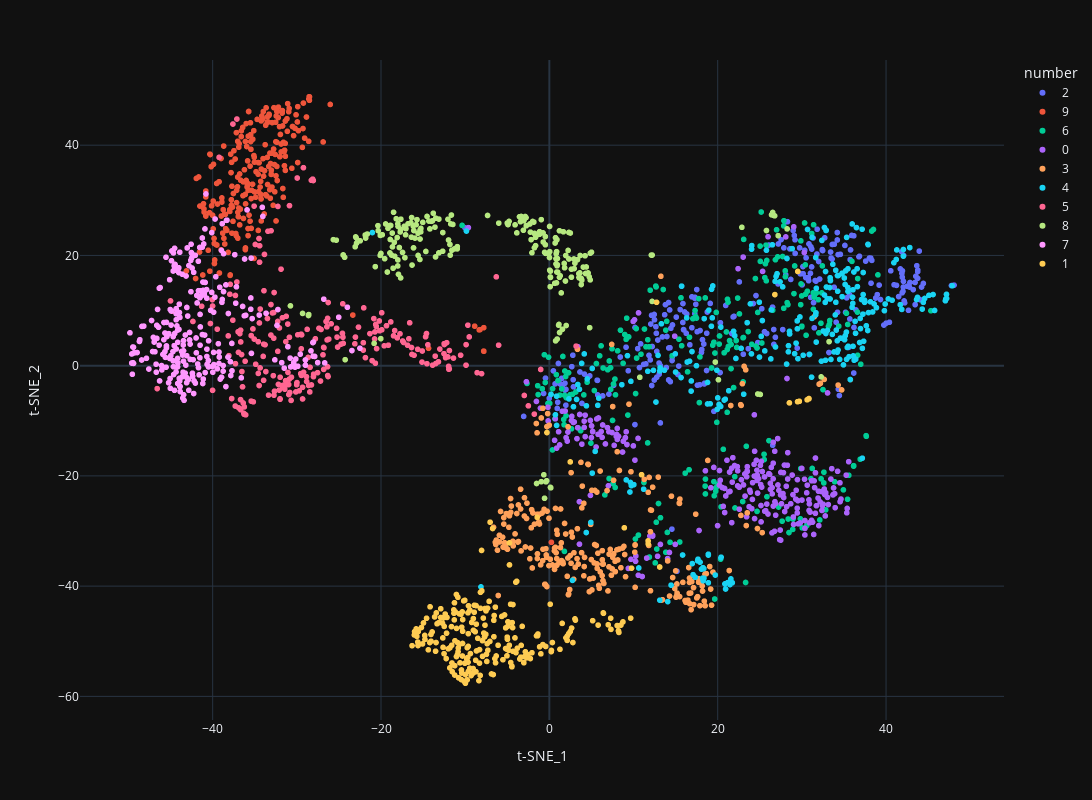

Here is the notebook cell this chart was saved with:
### Markdown cell above
#### 8.2. Вывод интерактивной визуализации

### Code cell
fig = px.scatter( 
  df,
  x='t-SNE_1', y='t-SNE_2',
  color = 'number',
  labels={'color': 'number'},
  hover_data=[df.index]
)

fig.update_layout(
  height=800,
  width=1400,
  template = "plotly_dark"
)

fig.update_traces(textposition='top center')
fig.show()

### Figure 1 — Plotly figure (JSON) as saved in the notebook; plotly's stock layout.template omitted (floating-point values rounded to 4 significant figures; data arrays with more than 128 entries replaced by an {"elided": "..."} marker saying what was removed)
{"data": [{"customdata": {"elided": "254x1 int values"}, "hovertemplate": "number=2<br>t-SNE_1=%{x}<br>t-SNE_2=%{y}<br>index=%{customdata[0]}<extra></extra>", "legendgroup": "2", "marker": {"color": "#636efa", "symbol": "circle"}, "mode": "markers", "name": "2", "showlegend": true, "textposition": "top center", "type": "scattergl", "x": {"elided": "254 float values"}, "xaxis": "x", "y": {"elided": "254 float values"}, "yaxis": "y"}, {"customdata": {"elided": "243x1 int values"}, "hovertemplate": "number=9<br>t-SNE_1=%{x}<br>t-SNE_2=%{y}<br>index=%{customdata[0]}<extra></extra>", "legendgroup": "9", "marker": {"color": "#EF553B", "symbol": "circle"}, "mode": "markers", "name": "9", "showlegend": true, "textposition": "top center", "type": "scattergl", "x": {"elided": "243 float values"}, "xaxis": "x", "y": {"elided": "243 float values"}, "yaxis": "y"}, {"customdata": {"elided": "250x1 int values"}, "hovertemplate": "number=6<br>t-SNE_1=%{x}<br>t-SNE_2=%{y}<br>index=%{customdata[0]}<extra></extra>", "legendgroup": "6", "marker": {"color": "#00cc96", "symbol": "circle"}, "mode": "markers", "name": "6", "showlegend": true, "textposition": "top center", "type": "scattergl", "x": {"elided": "250 float values"}, "xaxis": "x", "y": {"elided": "250 float values"}, "yaxis": "y"}, {"customdata": {"elided": "257x1 int values"}, "hovertemplate": "number=0<br>t-SNE_1=%{x}<br>t-SNE_2=%{y}<br>index=%{customdata[0]}<extra></extra>", "legendgroup": "0", "marker": {"color": "#ab63fa", "symbol": "circle"}, "mode": "markers", "name": "0", "showlegend": true, "textposition": "top center", "type": "scattergl", "x": {"elided": "257 float values"}, "xaxis": "x", "y": {"elided": "257 float values"}, "yaxis": "y"}, {"customdata": {"elided": "255x1 int values"}, "hovertemplate": "number=3<br>t-SNE_1=%{x}<br>t-SNE_2=%{y}<br>index=%{customdata[0]}<extra></extra>", "legendgroup": "3", "marker": {"color": "#FFA15A", "symbol": "circle"}, "mode": "markers", "name": "3", "showlegend": true, "textposition": "top center", "type": "scattergl", "x": {"elided": "255 float values"}, "xaxis": "x", "y": {"elided": "255 float values"}, "yaxis": "y"}, {"customdata": {"elided": "265x1 int values"}, "hovertemplate": "number=4<br>t-SNE_1=%{x}<br>t-SNE_2=%{y}<br>index=%{customdata[0]}<extra></extra>", "legendgroup": "4", "marker": {"color": "#19d3f3", "symbol": "circle"}, "mode": "markers", "name": "4", "showlegend": true, "textposition": "top center", "type": "scattergl", "x": {"elided": "265 float values"}, "xaxis": "x", "y": {"elided": "265 float values"}, "yaxis": "y"}, {"customdata": {"elided": "233x1 int values"}, "hovertemplate": "number=5<br>t-SNE_1=%{x}<br>t-SNE_2=%{y}<br>index=%{customdata[0]}<extra></extra>", "legendgroup": "5", "marker": {"color": "#FF6692", "symbol": "circle"}, "mode": "markers", "name": "5", "showlegend": true, "textposition": "top center", "type": "scattergl", "x": {"elided": "233 float values"}, "xaxis": "x", "y": {"elided": "233 float values"}, "yaxis": "y"}, {"customdata": {"elided": "234x1 int values"}, "hovertemplate": "number=8<br>t-SNE_1=%{x}<br>t-SNE_2=%{y}<br>index=%{customdata[0]}<extra></extra>", "legendgroup": "8", "marker": {"color": "#B6E880", "symbol": "circle"}, "mode": "markers", "name": "8", "showlegend": true, "textposition": "top center", "type": "scattergl", "x": {"elided": "234 float values"}, "xaxis": "x", "y": {"elided": "234 float values"}, "yaxis": "y"}, {"customdata": {"elided": "266x1 int values"}, "hovertemplate": "number=7<br>t-SNE_1=%{x}<br>t-SNE_2=%{y}<br>index=%{customdata[0]}<extra></extra>", "legendgroup": "7", "marker": {"color": "#FF97FF", "symbol": "circle"}, "mode": "markers", "name": "7", "showlegend": true, "textposition": "top center", "type": "scattergl", "x": {"elided": "266 float values"}, "xaxis": "x", "y": {"elided": "266 float values"}, "yaxis": "y"}, {"customdata": {"elided": "243x1 int values"}, "hovertemplate": "number=1<br>t-SNE_1=%{x}<br>t-SNE_2=%{y}<br>index=%{customdata[0]}<extra></extra>", "legendgroup": "1", "marker": {"color": "#FECB52", "symbol": "circle"}, "mode": "markers", "name": "1", "showlegend": true, "textposition": "top center", "type": "scattergl", "x": {"elided": "243 float values"}, "xaxis": "x", "y": {"elided": "243 float values"}, "yaxis": "y"}], "layout": {"height": 800, "legend": {"title": {"text": "number"}, "tracegroupgap": 0}, "margin": {"t": 60}, "width": 1400, "xaxis": {"anchor": "y", "domain": [0, 1], "title": {"text": "t-SNE_1"}}, "yaxis": {"anchor": "x", "domain": [0, 1], "title": {"text": "t-SNE_2"}}}}
